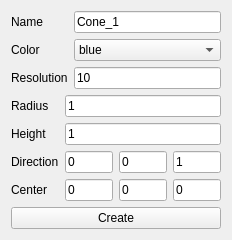
<?xml version="1.0" encoding="UTF-8"?>
<ui version="4.0">
 <class>createCone</class>
 <widget class="QWidget" name="createCone">
  <property name="geometry">
   <rect>
    <x>0</x>
    <y>0</y>
    <width>232</width>
    <height>231</height>
   </rect>
  </property>
  <property name="windowTitle">
   <string>Form</string>
  </property>
  <layout class="QVBoxLayout" name="verticalLayout_3">
   <item>
    <layout class="QGridLayout" name="gridLayout">
     <item row="0" column="0">
      <widget class="QLabel" name="label_3">
       <property name="text">
        <string>Name</string>
       </property>
      </widget>
     </item>
     <item row="1" column="0">
      <widget class="QLabel" name="label_5">
       <property name="text">
        <string>Color</string>
       </property>
      </widget>
     </item>
     <item row="0" column="1">
      <widget class="QLineEdit" name="coneNameInput">
       <property name="text">
        <string>Cone_1</string>
       </property>
      </widget>
     </item>
     <item row="1" column="1">
      <widget class="QComboBox" name="coneColorCombox">
       <item>
        <property name="text">
         <string>blue</string>
        </property>
       </item>
       <item>
        <property name="text">
         <string>darkBlue</string>
        </property>
       </item>
       <item>
        <property name="text">
         <string>gray</string>
        </property>
       </item>
       <item>
        <property name="text">
         <string>darkGray</string>
        </property>
       </item>
       <item>
        <property name="text">
         <string>lightGray</string>
        </property>
       </item>
       <item>
        <property name="text">
         <string>green</string>
        </property>
       </item>
       <item>
        <property name="text">
         <string>darkGreen</string>
        </property>
       </item>
       <item>
        <property name="text">
         <string>cyan</string>
        </property>
       </item>
       <item>
        <property name="text">
         <string>darkCyan</string>
        </property>
       </item>
       <item>
        <property name="text">
         <string>red</string>
        </property>
       </item>
       <item>
        <property name="text">
         <string>darkRed</string>
        </property>
       </item>
       <item>
        <property name="text">
         <string>magenta</string>
        </property>
       </item>
       <item>
        <property name="text">
         <string>darkMagenta</string>
        </property>
       </item>
       <item>
        <property name="text">
         <string>white</string>
        </property>
       </item>
       <item>
        <property name="text">
         <string>black</string>
        </property>
       </item>
       <item>
        <property name="text">
         <string>PICK</string>
        </property>
       </item>
      </widget>
     </item>
     <item row="2" column="0">
      <widget class="QLabel" name="label_6">
       <property name="text">
        <string>Resolution</string>
       </property>
      </widget>
     </item>
     <item row="2" column="1">
      <widget class="QLineEdit" name="coneResoluInput">
       <property name="text">
        <string>10</string>
       </property>
      </widget>
     </item>
    </layout>
   </item>
   <item>
    <layout class="QHBoxLayout" name="horizontalLayout_4">
     <item>
      <layout class="QVBoxLayout" name="verticalLayout">
       <item>
        <widget class="QLabel" name="label_2">
         <property name="text">
          <string>Radius</string>
         </property>
        </widget>
       </item>
       <item>
        <widget class="QLabel" name="label_4">
         <property name="text">
          <string>Height</string>
         </property>
        </widget>
       </item>
       <item>
        <widget class="QLabel" name="label_8">
         <property name="text">
          <string>Direction</string>
         </property>
        </widget>
       </item>
       <item>
        <widget class="QLabel" name="label">
         <property name="text">
          <string>Center</string>
         </property>
        </widget>
       </item>
      </layout>
     </item>
     <item>
      <layout class="QVBoxLayout" name="verticalLayout_2">
       <item>
        <widget class="QLineEdit" name="coneRadiusInput">
         <property name="text">
          <string>1</string>
         </property>
        </widget>
       </item>
       <item>
        <widget class="QLineEdit" name="coneHeightInput">
         <property name="text">
          <string>1</string>
         </property>
        </widget>
       </item>
       <item>
        <layout class="QHBoxLayout" name="horizontalLayout_2">
         <item>
          <widget class="QLineEdit" name="coneDirectXInput">
           <property name="text">
            <string>0</string>
           </property>
          </widget>
         </item>
         <item>
          <widget class="QLineEdit" name="coneDirectYInput">
           <property name="text">
            <string>0</string>
           </property>
          </widget>
         </item>
         <item>
          <widget class="QLineEdit" name="coneDirectZInput">
           <property name="text">
            <string>1</string>
           </property>
          </widget>
         </item>
        </layout>
       </item>
       <item>
        <layout class="QHBoxLayout" name="horizontalLayout">
         <item>
          <widget class="QLineEdit" name="coneCenterZInput">
           <property name="text">
            <string>0</string>
           </property>
          </widget>
         </item>
         <item>
          <widget class="QLineEdit" name="coneCenterXInput">
           <property name="text">
            <string>0</string>
           </property>
          </widget>
         </item>
         <item>
          <widget class="QLineEdit" name="coneCenterYInput">
           <property name="text">
            <string>0</string>
           </property>
          </widget>
         </item>
        </layout>
       </item>
      </layout>
     </item>
    </layout>
   </item>
   <item>
    <layout class="QHBoxLayout" name="horizontalLayout_3">
     <item>
      <widget class="QPushButton" name="createConeBtn">
       <property name="text">
        <string>Create</string>
       </property>
      </widget>
     </item>
    </layout>
   </item>
  </layout>
 </widget>
 <resources/>
 <connections/>
</ui>
